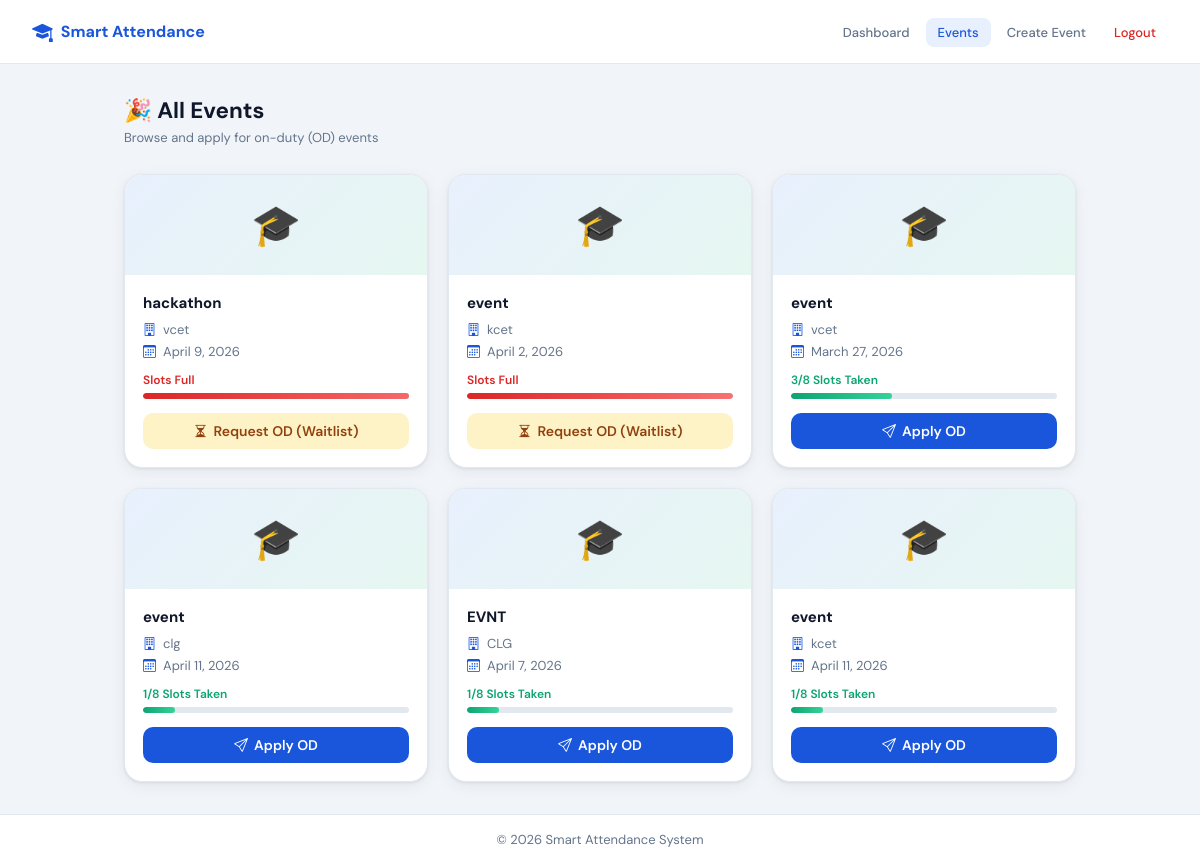
Page /events/ (signed in) on the committed database.
### events/models.py (models this page shows, shortened)
class Event(models.Model):
    college_name = models.CharField(max_length=100)
    event_name = models.CharField(max_length=100)
    event_date = models.DateField()
    brochure = models.FileField(upload_to='brochures/', blank=True, null=True)
    created_by = models.ForeignKey(
        settings.AUTH_USER_MODEL,
        on_delete=models.SET_NULL,
        null=True,
        blank=True
    )

### events/views.py (the view)
# urls.py: path('', views.event_list, name='event_list'),
@login_required
def event_list(request):
    events = Event.objects.all()
    event_data = []
    for event in events:
        count = ODApplication.objects.filter(
            date=event.event_date,
            status='approved'
        ).count()
        already_applied = ODApplication.objects.filter(
            student=request.user,
            date=event.event_date
        ).exists()
        event_data.append({
            'event': event,
            'count': count,
            'applied': already_applied,
        })
    return render(request, 'od/events.html', {'event_data': event_data})

### templates/od/events.html (shortened to what this page needs)
<!DOCTYPE html>
<html lang="en">
<head>
  <link href="https://cdn.jsdelivr.net/npm/bootstrap-icons@1.10.5/font/bootstrap-icons.css" rel="stylesheet"/>
</head>
<body>
<nav class="sa-nav">
  <a class="sa-nav-brand" href="{% url 'od_dashboard' %}">
    <i class="bi bi-mortarboard-fill" style="font-size:1.3rem;"></i> Smart Attendance
  </a>
  <ul class="sa-nav-links">
    <li><a href="{% url 'od_dashboard' %}">Dashboard</a></li>
    <li><a href="{% url 'event_list' %}" class="active">Events</a></li>
    <li><a href="{% url 'create_event' %}">Create Event</a></li>
    <li><a href="{% url 'logout' %}" class="logout">Logout</a></li>
  </ul>
</nav>
<div class="sa-page">
  <div class="page-header">
    <h1>🎉 All Events</h1>
    <p>Browse and apply for on-duty (OD) events</p>
  </div>
  {% if event_data %}
 <div class="events-grid">
  {% for item in event_data %}
  {% with event=item.event count=item.count applied=item.applied %}
  <div class="event-card">
    {% if event.brochure %}
      <img src="{{ event.brochure.url }}" class="event-brochure" alt="Brochure"/>
    {% else %}
      <div style="width:100%;height:100px;background:linear-gradient(135deg,var(--primary-lt),var(--accent-lt));display:flex;align-items:center;justify-content:center;font-size:2.5rem;">🎓</div>
    {% endif %}
    <div class="event-body">
      <div class="event-title">{{ event.event_name }}</div>
      <div class="event-meta">
        <div class="event-meta-row">
          <i class="bi bi-building"></i>{{ event.college_name }}
        </div>
        <div class="event-meta-row">
          <i class="bi bi-calendar3"></i>{{ event.event_date }}
        </div>
      </div>
      <div class="slot-bar-wrap">
        <div class="slot-label">
          <span style="color:{% if count >= 8 %}var(--danger){% else %}var(--accent){% endif %};">
            {% if count >= 8 %}
              Slots Full
            {% else %}
              {{ count }}/8 Slots Taken
            {% endif %}
          </span>
        </div>
        <div class="slot-track">
          <div class="slot-fill {% if count >= 8 %}full{% endif %}"
               style="width:{% widthratio count 8 100 %}%;">
          </div>
        </div>
      </div>
      {% if applied %}
        <button class="sa-btn sa-btn-disabled" disabled>
          <i class="bi bi-check-circle"></i> Already Applied
        </button>
      {% else %}
        <form method="POST" action="{% url 'apply_od' event.id %}">
          {% if count < 8 %}
            <button type="submit" class="sa-btn sa-btn-primary">
              <i class="bi bi-send"></i> Apply OD
            </button>
          {% else %}
            <button type="submit" class="sa-btn sa-btn-warning">
              <i class="bi bi-hourglass-split"></i> Request OD (Waitlist)
            </button>
          {% endif %}
        </form>
      {% endif %}
    </div>
  </div>
  {% endwith %}
  {% endfor %}
</div>
  {% else %}
  <div class="empty-state">
    <div class="empty-icon">📭</div>
    <p>No events available right now. Check back later!</p>
  </div>
  {% endif %}
</div>
<footer class="sa-footer">&copy; 2026 Smart Attendance System</footer>
</body>
</html>

### templates/od/events.html (style rules this page uses)
:root { --primary:#1a56db;--primary-dk:#1342b0;--primary-lt:#e8f0fd;--accent:#0ea472;--accent-lt:#e6f7f1;--surface:#fff;--bg:#f1f5f9;--border:#e2e8f0;--text:#0f172a;--muted:#64748b;--danger:#dc2626;--warning:#d97706; }
*,*::before,*::after { box-sizing:border-box;margin:0;padding:0; }
body { font-family:'DM Sans',sans-serif;background:var(--bg);color:var(--text);min-height:100vh;display:flex;flex-direction:column; }
.sa-nav { height:64px;background:var(--surface);border-bottom:1px solid var(--border);display:flex;align-items:center;padding:0 32px;gap:16px; }
.sa-nav-brand { display:flex;align-items:center;gap:8px;font-weight:700;color:var(--primary);text-decoration:none; }
.sa-nav-links { display:flex;gap:4px;margin-left:auto;list-style:none;flex-wrap:wrap; }
.sa-nav-links a { padding:6px 12px;border-radius:8px;font-size:13px;font-weight:500;color:var(--muted);text-decoration:none;transition:all .15s; }
.sa-nav-links a.active { background:var(--primary-lt);color:var(--primary); }
.sa-nav-links a.logout { color:var(--danger); }
.sa-page { flex:1;padding:32px 24px;max-width:1000px;margin:0 auto;width:100%; }
.page-header { margin-bottom:28px; }
.page-header h1 { font-size:1.4rem;font-weight:700; }
.page-header p { color:var(--muted);font-size:13px;margin-top:4px; }
.events-grid { display:grid;grid-template-columns:repeat(auto-fill,minmax(300px,1fr));gap:20px; }
.event-card { background:var(--surface);border:1px solid var(--border);border-radius:18px;overflow:hidden;box-shadow:0 1px 3px rgba(0,0,0,.08),0 4px 16px rgba(0,0,0,.06);transition:transform .2s,box-shadow .2s; }
.event-body { padding:18px; }
.event-title { font-size:15px;font-weight:700;margin-bottom:8px; }
.event-meta { display:flex;flex-direction:column;gap:5px;margin-bottom:12px; }
.event-meta-row { display:flex;align-items:center;gap:6px;font-size:13px;color:var(--muted); }
.event-meta-row i { color:var(--primary);width:14px; }
.slot-bar-wrap { margin-bottom:14px; }
.slot-label { font-size:12px;font-weight:600;margin-bottom:5px;display:flex;justify-content:space-between; }
.slot-track { height:6px;background:var(--border);border-radius:100px;overflow:hidden; }
.slot-fill { height:100%;border-radius:100px;background:linear-gradient(90deg,var(--accent),#34d399);transition:width .5s; }
.slot-fill.full { background:linear-gradient(90deg,var(--danger),#f87171); }
.sa-btn { display:inline-flex;align-items:center;gap:6px;padding:9px 18px;border-radius:10px;border:none;font-family:'DM Sans',sans-serif;font-size:14px;font-weight:600;cursor:pointer;transition:all .18s;text-decoration:none;width:100%;justify-content:center; }
.sa-btn-primary { background:var(--primary);color:#fff; }
.sa-btn-warning { background:#fef3c7;color:#92400e; }
.sa-footer { background:var(--surface);border-top:1px solid var(--border);text-align:center;padding:16px;font-size:13px;color:var(--muted); }

### rows in the picture
Event: event.event_name "hackathon", event.college_name "vcet", event.event_date "April 9, 2026", shows "Slots Full", shows "Request OD (Waitlist)"
Event: event.event_name "event", event.college_name "kcet", event.event_date "April 2, 2026", shows "Slots Full", shows "Request OD (Waitlist)"
Event: event.event_name "event", event.college_name "vcet", event.event_date "March 27, 2026", count "3", shows "Apply OD"
Event: event.event_name "event", event.college_name "clg", event.event_date "April 11, 2026", count "1", shows "Apply OD"
Event: event.event_name "EVNT", event.college_name "CLG", event.event_date "April 7, 2026", count "1", shows "Apply OD"
Event: event.event_name "event", event.college_name "kcet", event.event_date "April 11, 2026", count "1", shows "Apply OD"
